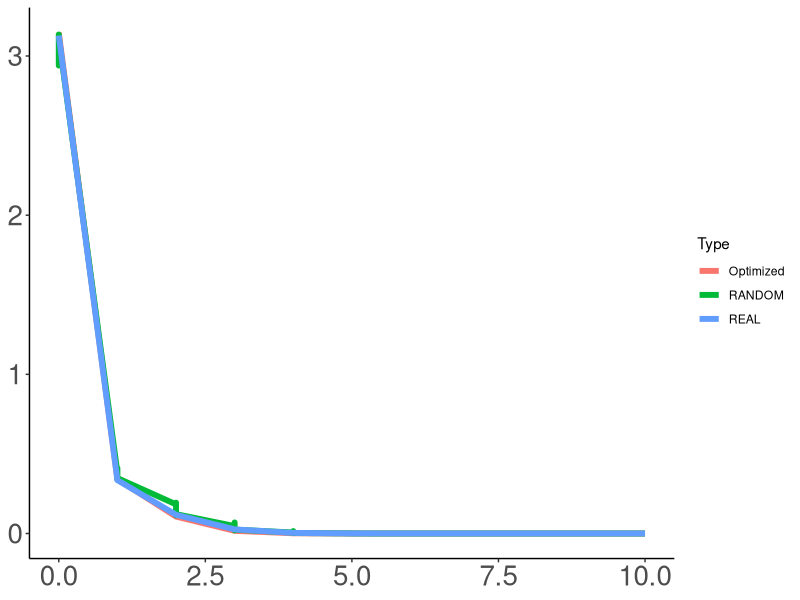
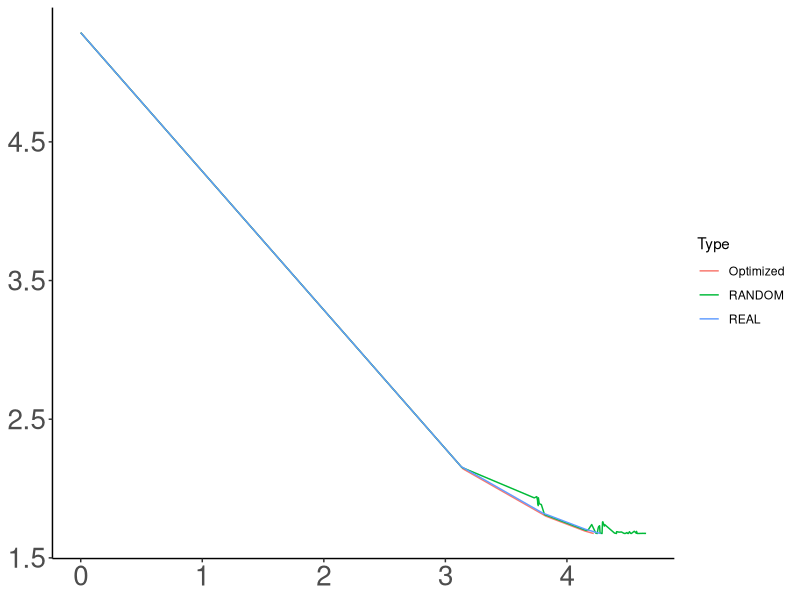
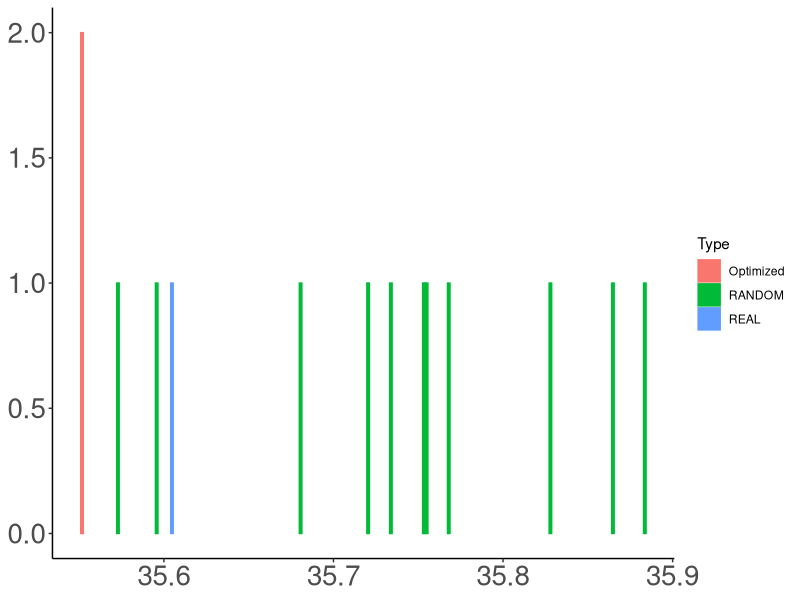

Generate these figures, in order, with R:
data = read.csv("results.tsv", sep="\t")


library(tidyr)
library(dplyr)
library(ggplot2)

data = data %>% filter(Script == "forWords_Sesotho_RandomOrder_Normalized.py")


data$Type = ifelse(data$Model %in% c("REAL", "RANDOM"), as.character(data$Model), "Optimized")

plot = ggplot(data, aes(x=Distance, y=MI, color=Type)) + geom_line(size=2)
plot = plot + theme_bw()
plot = plot + theme(axis.title.x=element_blank(), axis.title.y=element_blank(), axis.text = element_text(size=20))
plot = plot + theme(panel.grid.major = element_blank(), panel.grid.minor = element_blank(), panel.background = element_blank()) #, legend.position="none")
plot = plot + theme(axis.line = element_line(colour = "black"),
            panel.grid.major = element_blank(),
                panel.grid.minor = element_blank(),
                panel.border = element_blank(),
                    panel.background = element_blank())
ggsave(plot, file=paste("figures/Sesotho-suffixes-byMorphemes-it.pdf", sep=""), height=4, width=4)



plot = ggplot(data, aes(x=Memory, y=Surprisal, color=Type)) + geom_line() #size=2)
plot = plot + theme_bw()
plot = plot + theme(axis.title.x=element_blank(), axis.title.y=element_blank(), axis.text = element_text(size=20))
plot = plot + theme(panel.grid.major = element_blank(), panel.grid.minor = element_blank(), panel.background = element_blank()) #, legend.position="none")
plot = plot + theme(axis.line = element_line(colour = "black"),
            panel.grid.major = element_blank(),
                panel.grid.minor = element_blank(),
                panel.border = element_blank(),
                    panel.background = element_blank())
ggsave(plot, file=paste("figures/Sesotho-suffixes-byMorphemes-memsurp.pdf", sep=""), height=4, width=4)

data = read.csv("results_auc.tsv", sep="\t")

data = data %>% filter(Script == "forWords_Sesotho_RandomOrder_Normalized.py")


data$Type = ifelse(data$Model %in% c("REAL", "RANDOM"), as.character(data$Model), "Optimized")

plot = ggplot(data, aes(x=AUC, y=1, color=Type, fill=Type)) + geom_bar(stat="identity") #size=2)
plot = plot + theme_bw()
plot = plot + theme(axis.title.x=element_blank(), axis.title.y=element_blank(), axis.text = element_text(size=20))
plot = plot + theme(panel.grid.major = element_blank(), panel.grid.minor = element_blank(), panel.background = element_blank()) #, legend.position="none")
plot = plot + theme(axis.line = element_line(colour = "black"),
            panel.grid.major = element_blank(),
                panel.grid.minor = element_blank(),
                panel.border = element_blank(),
                    panel.background = element_blank())
ggsave(plot, file=paste("figures/Sesotho-suffixes-byMorphemes-auc.pdf", sep=""), height=4, width=4)


